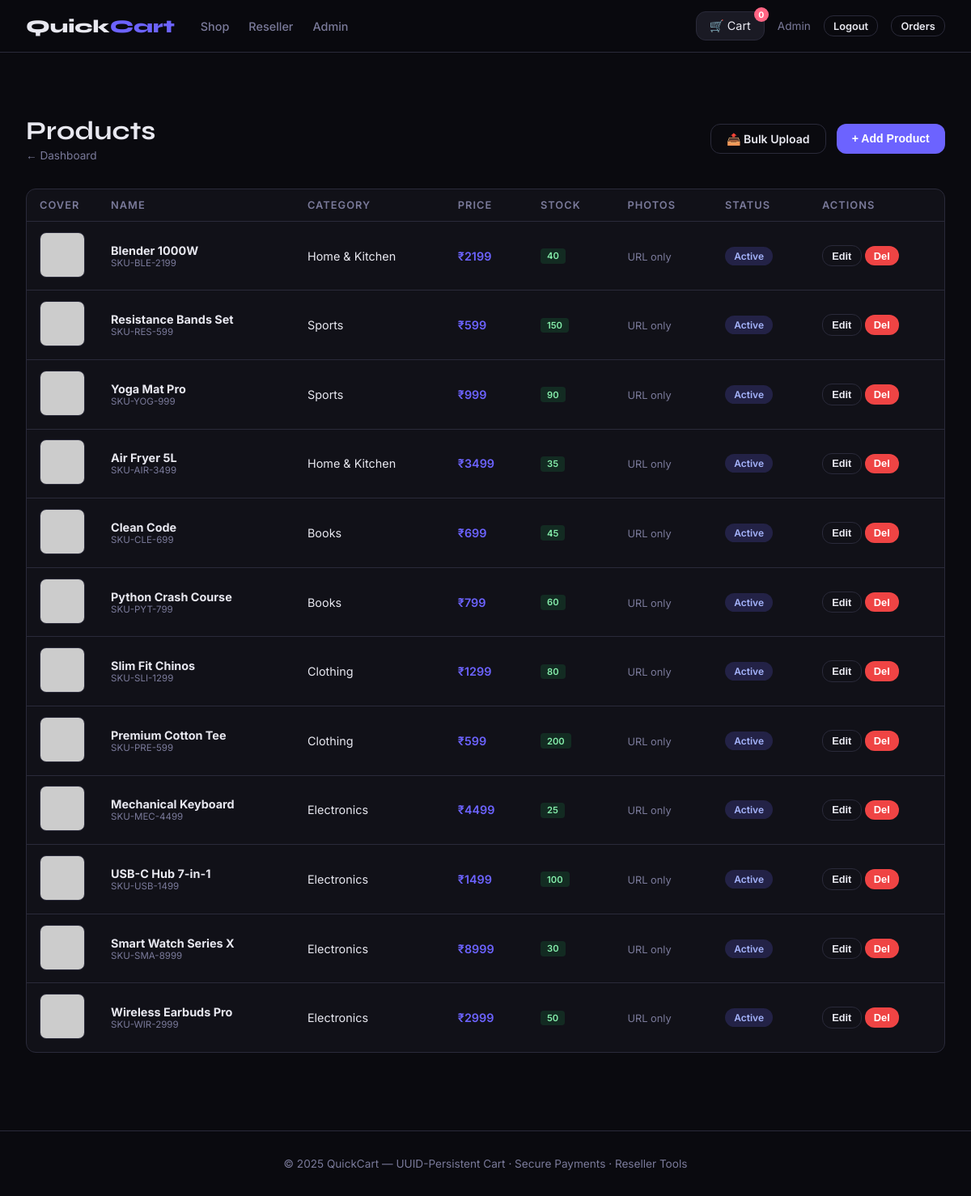
/admin/products (signed in), run on the app's committed database.
### app.py (models this page shows)
class User(UserMixin, db.Model):
    __tablename__ = 'users'
    id            = db.Column(db.Integer, primary_key=True)
    name          = db.Column(db.String(120), nullable=False)
    email         = db.Column(db.String(120), unique=True, nullable=False)
    password_hash = db.Column(db.String(256), nullable=False)
    role          = db.Column(db.String(20), default='customer')  # admin / customer / reseller
    reseller_discount = db.Column(db.Float, default=0.0)          # % discount for resellers
    created_at    = db.Column(db.DateTime, default=datetime.utcnow)
    orders        = db.relationship('Order', backref='buyer', lazy=True)

class Product(db.Model):
    __tablename__ = 'products'
    id          = db.Column(db.Integer, primary_key=True)
    name        = db.Column(db.String(200), nullable=False)
    description = db.Column(db.Text)
    price       = db.Column(db.Float, nullable=False)
    stock       = db.Column(db.Integer, default=0)
    category_id = db.Column(db.Integer, db.ForeignKey('categories.id'))
    image_url   = db.Column(db.String(300), default='')   # kept for legacy / URL fallback
    sku         = db.Column(db.String(80), unique=True)
    created_at  = db.Column(db.DateTime, default=datetime.utcnow)
    is_active   = db.Column(db.Boolean, default=True)
    images      = db.relationship('ProductImage', backref='product',
                                  lazy=True, cascade='all, delete-orphan',
                                  order_by='ProductImage.sort_order')
    @property
    def primary_image_url(self):
        primary = next((img for img in self.images if img.is_primary), None)
        if not primary and self.images:
            primary = self.images[0]
        if primary:
            return url_for('static', filename=f'uploads/products/{primary.filename}')
        if self.image_url:
            return self.image_url
        return 'https://placehold.co/400x400/1a1a24/7a7a9a?text=No+Image'
    @property
    def primary_thumb_url(self):
        primary = next((img for img in self.images if img.is_primary), None)
        if not primary and self.images:
            primary = self.images[0]
        if primary:
            thumb = f'uploads/products/thumbs/{primary.filename}'
            thumb_path = os.path.join(app.root_path, 'static', thumb)
            if os.path.exists(thumb_path):
                return url_for('static', filename=thumb)
        return self.primary_image_url

class Category(db.Model):
    __tablename__ = 'categories'
    id          = db.Column(db.Integer, primary_key=True)
    name        = db.Column(db.String(80), unique=True, nullable=False)
    products    = db.relationship('Product', backref='cat', lazy=True)

### app.py (the view)
@app.route('/admin/products')
@login_required
@admin_required
def admin_products():
    products = Product.query.order_by(Product.id.desc()).all()
    categories = Category.query.all()
    return render_template('admin/products.html', products=products, categories=categories)

### app.py (called while the page is built)
@login_manager.user_loader
def load_user(user_id):
    return User.query.get(int(user_id))

def admin_required(f):
    @wraps(f)
    def decorated(*args, **kwargs):
        if not current_user.is_authenticated or current_user.role != 'admin':
            flash('Admin access required.', 'danger')
            return redirect(url_for('index'))
        return f(*args, **kwargs)
    return decorated

### templates/admin/products.html (shortened to what this page needs)
{% extends "base.html" %}
{% block content %}
<div class="container">
  <div style="display:flex; align-items:center; justify-content:space-between; margin-bottom:2rem; padding-top:2rem;">
    <div>
      <h1>Products</h1>
      <a href="/admin" style="font-size:.85rem; color:var(--muted);">← Dashboard</a>
    </div>
    <div style="display:flex; gap:.8rem;">
      <a href="/admin/bulk-upload" class="btn btn-outline">📤 Bulk Upload</a>
      <button class="btn btn-primary" onclick="toggleForm()">+ Add Product</button>
    </div>
  </div>
  <div class="card" style="padding:0; overflow:hidden;">
    <table>
      <thead><tr>
        <th style="width:72px;">Cover</th>
        <th>Name</th><th>Category</th><th>Price</th><th>Stock</th><th>Photos</th><th>Status</th><th>Actions</th>
      </tr></thead>
      <tbody>
      {% for p in products %}
      <tr>
        <td>
          <img src="{{ p.primary_thumb_url }}" alt="{{ p.name }}"
               style="width:56px; height:56px; object-fit:cover; border-radius:8px; border:1px solid var(--border);">
        </td>
        <td>
          <strong>{{ p.name }}</strong>
          {% if p.sku %}<div style="font-size:.72rem; color:var(--muted);">{{ p.sku }}</div>{% endif %}
        </td>
        <td>{{ p.cat.name if p.cat else '—' }}</td>
        <td style="font-weight:600; color:var(--accent);">₹{{ "%.0f"|format(p.price) }}</td>
        <td><span class="stock-badge {{ 'stock-ok' if p.stock > 10 else 'stock-low' if p.stock > 0 else 'stock-out' }}">{{ p.stock }}</span></td>
        <td>
          {% if p.images %}
            <span style="font-size:.82rem; color:var(--success);">{{ p.images|length }} 📷</span>
          {% else %}
            <span style="font-size:.8rem; color:var(--muted);">URL only</span>
          {% endif %}
        </td>
        <td><span class="badge {{ 'badge-confirmed' if p.is_active else 'badge-cancelled' }}">{{ 'Active' if p.is_active else 'Inactive' }}</span></td>
        <td>
          <button class="btn btn-outline btn-sm" onclick="openEdit({{ p.id }}, '{{ p.name|replace("'","\\'")|e }}', {{ p.price }}, {{ p.stock }}, {{ p.category_id or 0 }}, {{ 'true' if p.is_active else 'false' }}, '{{ p.description or '' }}')">Edit</button>
          <form method="post" action="/admin/products/{{ p.id }}/delete" style="display:inline;">
            <button type="submit" class="btn btn-danger btn-sm" onclick="return confirm('Deactivate?')">Del</button>
          </form>
        </td>
      </tr>
      {% endfor %}
      </tbody>
    </table>
  </div>
</div>
{% endblock %}

### templates/base.html (shortened to what this page needs)
<!DOCTYPE html>
<html lang="en">
<head>
</head>
<body>
<nav>
  <div class="nav-inner">
    <a href="/" class="nav-brand">Quick<span>Cart</span></a>
    <div class="nav-links">
      <a href="/shop">Shop</a>
      {% if current_user.is_authenticated and current_user.role in ['reseller','admin'] %}
      <a href="/reseller">Reseller</a>
      {% endif %}
      {% if current_user.is_authenticated and current_user.role == 'admin' %}
      <a href="/admin">Admin</a>
      {% endif %}
    </div>
    <div class="nav-right">
      <a href="/cart" class="cart-btn">
        🛒 Cart
        <span class="cart-badge" id="cart-badge">0</span>
      </a>
      {% if current_user.is_authenticated %}
        <span style="color:var(--muted); font-size:.85rem;">{{ current_user.name }}</span>
        <a href="/logout" class="btn btn-outline btn-sm">Logout</a>
        <a href="/orders" class="btn btn-outline btn-sm">Orders</a>
      {% else %}
        <a href="/login"    class="btn btn-outline btn-sm">Login</a>
        <a href="/register" class="btn btn-primary btn-sm">Register</a>
      {% endif %}
    </div>
  </div>
</nav>
<div class="alerts" style="padding-top:.8rem;">
</div>
{% block content %}{% endblock %}
<footer>
  <p>© 2025 QuickCart — UUID-Persistent Cart · Secure Payments · Reseller Tools</p>
</footer>
</body>
</html>

### templates/base.html (style rules this page uses)
:root { --bg: #0a0a0f; --bg2: #111118; --bg3: #1a1a24; --border: #2a2a3a; --accent: #6c63ff; --accent2: #ff6584; --gold: #ffd700; --text: #e8e8f0; --muted: #7a7a9a; --success: #22c55e; --danger: #ef4444; --warning: #f59e0b; --radius: 12px; --shadow: 0 8px 32px rgba(0,0,0,.5); }
*, *::before, *::after { box-sizing: border-box; margin: 0; padding: 0; }
body { background: var(--bg); color: var(--text); font-family: 'Inter', sans-serif; min-height: 100vh; }
a { color: var(--accent); text-decoration: none; }
h1,h2,h3,h4 { font-family: 'Syne', sans-serif; }
nav { position: sticky; top: 0; z-index: 100; background: rgba(10,10,15,.92); backdrop-filter: blur(20px); border-bottom: 1px solid var(--border); padding: 0 2rem; }
.nav-inner { max-width: 1300px; margin: auto; display: flex; align-items: center; gap: 2rem; height: 64px; }
.nav-brand { font-family: 'Syne', sans-serif; font-weight: 800; font-size: 1.4rem; color: var(--text) !important; text-decoration: none !important; }
.nav-brand span { color: var(--accent); }
.nav-links { display: flex; gap: 1.5rem; align-items: center; }
.nav-links a { color: var(--muted); font-size: .9rem; font-weight: 500; transition: color .2s; text-decoration: none !important; }
.nav-right { margin-left: auto; display: flex; gap: 1rem; align-items: center; }
.cart-btn { position: relative; background: var(--bg3); border: 1px solid var(--border); color: var(--text); padding: .5rem 1rem; border-radius: var(--radius); font-size: .9rem; cursor: pointer; text-decoration: none !important; display: flex; align-items: center; gap: .5rem; }
.cart-badge { position: absolute; top: -6px; right: -6px; background: var(--accent2); color: #fff; border-radius: 50%; width: 18px; height: 18px; font-size: .65rem; font-weight: 700; display: flex; align-items: center; justify-content: center; }
.btn { display: inline-flex; align-items: center; gap: .4rem; padding: .55rem 1.2rem; border-radius: var(--radius); border: none; font-size: .88rem; font-weight: 600; cursor: pointer; transition: all .2s; text-decoration: none !important; }
.btn-primary { background: var(--accent); color: #fff; }
.btn-danger { background: var(--danger); color: #fff; }
.btn-outline { background: transparent; border: 1px solid var(--border); color: var(--text); }
.btn-sm { padding: .3rem .7rem; font-size: .8rem; }
.container { max-width: 1300px; margin: auto; padding: 2rem; }
.card { background: var(--bg2); border: 1px solid var(--border); border-radius: var(--radius); padding: 1.5rem; }
.alerts { max-width: 1300px; margin: 0 auto; padding: 0 2rem; }
table { width: 100%; border-collapse: collapse; }
th { text-align: left; padding: .75rem 1rem; font-size: .8rem; font-weight: 600; text-transform: uppercase; letter-spacing: .08em; color: var(--muted); border-bottom: 1px solid var(--border); }
td { padding: .8rem 1rem; border-bottom: 1px solid var(--border); font-size: .9rem; }
tr:last-child td { border-bottom: none; }
.stock-badge { display: inline-block; font-size: .7rem; padding: .15rem .5rem; border-radius: 4px; font-weight: 600; }
.stock-ok { background: rgba(34,197,94,.15); color: #86efac; }
.badge { display: inline-block; padding: .25rem .7rem; border-radius: 20px; font-size: .75rem; font-weight: 600; }
.badge-confirmed { background: rgba(108,99,255,.2); color: #a5b4fc; }
footer { border-top: 1px solid var(--border); padding: 2rem; text-align: center; color: var(--muted); font-size: .85rem; margin-top: 4rem; }

### data on the page
User: name "Admin"
Product: name "Blender 1000W", sku "SKU-BLE-2199", cat "Home & Kitchen", price "2199", stock "40", is_active "Active"
Product: name "Resistance Bands Set", sku "SKU-RES-599", cat "Sports", price "599", stock "150", is_active "Active"
Product: name "Yoga Mat Pro", sku "SKU-YOG-999", cat "Sports", price "999", stock "90", is_active "Active"
Product: name "Air Fryer 5L", sku "SKU-AIR-3499", cat "Home & Kitchen", price "3499", stock "35", is_active "Active"
Product: name "Clean Code", sku "SKU-CLE-699", cat "Books", price "699", stock "45", is_active "Active"
Product: name "Python Crash Course", sku "SKU-PYT-799", cat "Books", price "799", stock "60", is_active "Active"
Product: name "Slim Fit Chinos", sku "SKU-SLI-1299", cat "Clothing", price "1299", stock "80", is_active "Active"
Product: name "Premium Cotton Tee", sku "SKU-PRE-599", cat "Clothing", price "599", stock "200", is_active "Active"
Product: name "Mechanical Keyboard", sku "SKU-MEC-4499", cat "Electronics", price "4499", stock "25", is_active "Active"
Product: name "USB-C Hub 7-in-1", sku "SKU-USB-1499", cat "Electronics", price "1499", stock "100", is_active "Active"
Product: name "Smart Watch Series X", sku "SKU-SMA-8999", cat "Electronics", price "8999", stock "30", is_active "Active"
Product: name "Wireless Earbuds Pro", sku "SKU-WIR-2999", cat "Electronics", price "2999", stock "50", is_active "Active"
